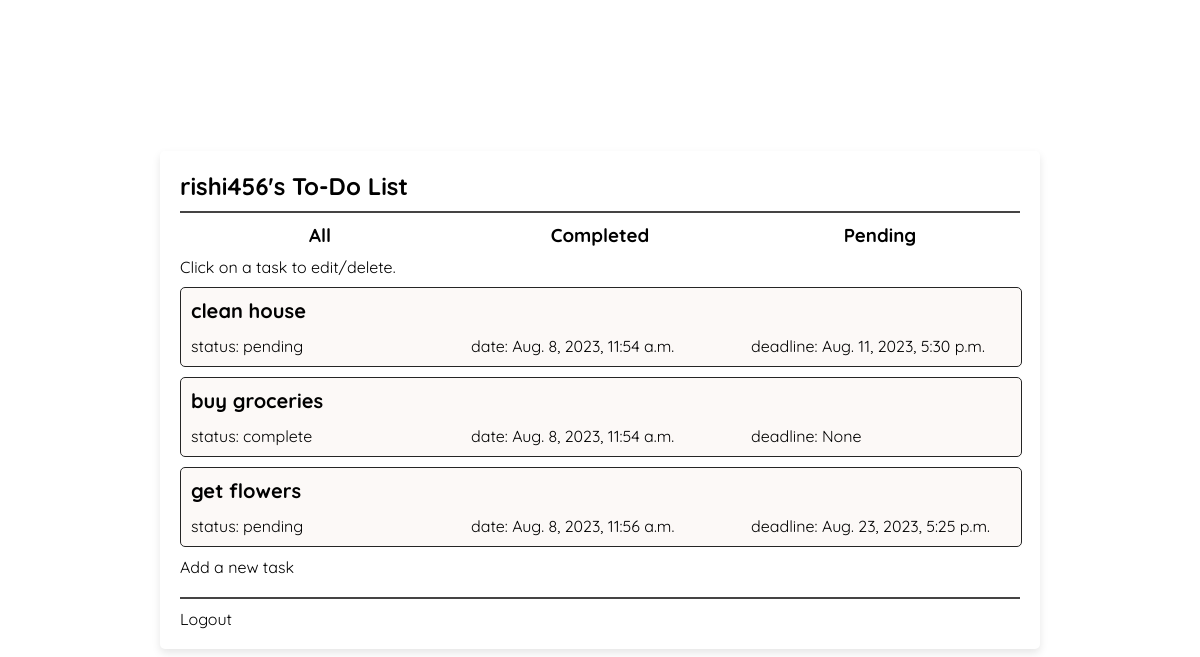
The page / (signed in) on the database its author committed.
### myapp/models.py (models this page shows, shortened)
class Task(models.Model):
    user = models.ForeignKey(
        User, on_delete=models.CASCADE, null=True, blank=True)
    title = models.CharField(max_length=100)
    description = models.TextField(null=True, blank=True)
    complete = models.BooleanField(default=False)
    created = models.DateTimeField(auto_now_add=True)
    deadline = models.DateTimeField(null=True, blank=True ,default=None)
    class Meta:
        order_with_respect_to = 'user'

### myapp/views.py (the view)
# urls.py: path('', views.TaskList.as_view(), name='task_list'),
class TaskList(LoginRequiredMixin, ListView):
    template_name = 'task_list.html'
    model = Task
    context_object_name = 'tasks'
    def get_context_data(self, **kwargs):
        context = super().get_context_data(**kwargs)
        context['tasks'] = context['tasks'].filter(user=self.request.user)
        return context

### myapp/templates/task_list.html (shortened to what this page needs)
{% load static %}
<!DOCTYPE html>
<html lang="en">
<head>
    <link rel="stylesheet" href="{% static 'css/style.css' %}">
</head>
<body>
    <br>
    <section class="card">
        <h2>{{ request.user }}'s To-Do List</h2>
        <div class="divider"></div>
        <div class="mydiv1">
            <h3 onclick="window.location.href='{% url 'task_list' %}'">All</h3>
            <h3 onclick="window.location.href='{% url 'completed_tasks' %}'">Completed</h3>
            <h3 onclick="window.location.href='{% url 'pending_tasks' %}'">Pending</h3>
        </div>
        {% if tasks %}
        <p>Click on a task to edit/delete.</p>
        {% for task in tasks %}
        <div class="task-div" onclick="window.location.href='{% url 'task-update' pk=task.pk %}'">
            <h2>{{ task.title }}</h2>
            <div class="task-details">
                {% if task.complete %}
                <p>status: complete</p>
                {% else %}
                <p>status: pending</p>
                {% endif %}
                <p>date: {{ task.created }}</p>
                <p>deadline: {{ task.deadline }}</p>
            </div>
        </div>
        {% endfor %}
        <p><a href="{% url 'task-create' %}">Add a new task</a></p>
        <br>
        <div class="divider"></div>
        {% else %}
        <h3>You have no tasks!</h3>
        <br>
        <p><a href="{% url 'task-create' %}">Add a new task</a></p>
        {% endif %}
        <p><a href="{% url 'logout' %}">Logout</a></p>
    </section>
</body>
</html>

### myapp/static/css/style.css (style rules this page uses)
:root { --background-color1: #fcf9f7; --background-color2: #fcf5f1; }
* { margin: 0; padding: 0; font-family: "Quicksand", sans-serif; }
body { align-items: center; justify-content: center; display: flex; height: 100vh; }
.card, .card-body { margin-top: 20px; max-height: 100vh; margin: 0 auto; padding: 20px; border-radius: 5px; box-shadow: 0 4px 8px rgba(0, 0, 0, 0.1); position: relative; }
.card { width: 70%; overflow-y: auto; }
.card h2 { position: relative; margin-bottom: 10px; }
.divider { height: 2px; background-color: #454444; margin-bottom: 10px; }
.mydiv1 { display: flex; justify-content: space-between; margin-bottom: 10px; }
.mydiv1 h3 { flex: 1; text-align: center; }
.task-div { position: relative; width: 100%; background-color: var(--background-color1); border-radius: 5px; border: 1px solid rgb(37, 37, 37); margin-top: 10px; margin-bottom: 10px; display: flex; flex-direction: column; }
.task-div h2 { padding: 10px; font-size: 20px; padding-bottom: 3px; }
.task-details { display: flex; justify-content: space-between; margin-bottom: 10px; }
.task-details p { padding-left: 10px; flex: 1; text-align: left; }
.mydiv1 h3 { color: black; position: relative; }
.mydiv1 h3::before { content: ''; position: absolute; top: 100%; left: 50%; transform: translateX(-50%); height: 1px; width: 0; background-color: rgb(0, 0, 0); transition: .3s; }
.card a { text-decoration: none; color: black; position: relative; }
.card a::before { content: ''; position: absolute; top: 100%; left: 50%; transform: translateX(-50%); height: 1px; width: 0; background-color: rgb(0, 0, 0); transition: .3s; }

### rows shown on the page
Task: title "clean house", complete "status: pending", created "Aug. 8, 2023, 11:54 a.m.", deadline "Aug. 11, 2023, 5:30 p.m."
Task: title "buy groceries", complete "status: complete", created "Aug. 8, 2023, 11:54 a.m.", deadline "None"
Task: title "get flowers", complete "status: pending", created "Aug. 8, 2023, 11:56 a.m.", deadline "Aug. 23, 2023, 5:25 p.m."

### other values the page prints
{{ request.user }} "rishi456"
